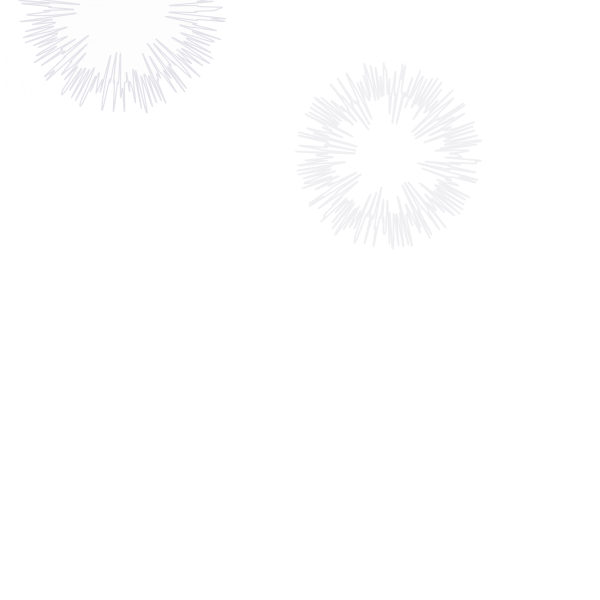
Frame 1 (no input)
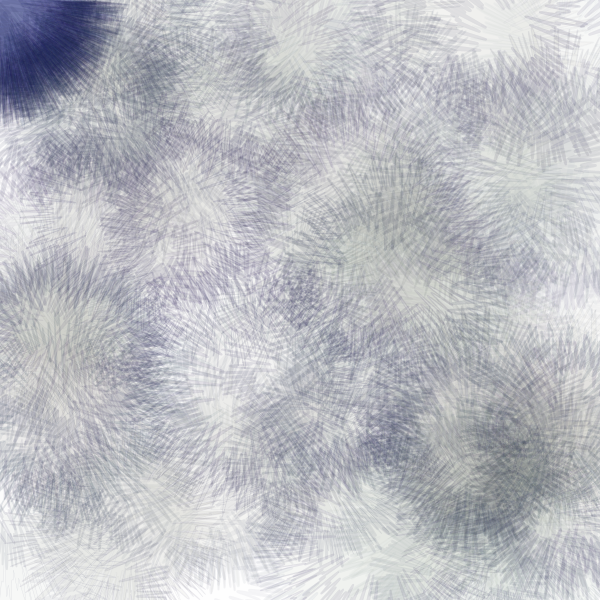
Frame 60 (the mouse pressed at the canvas centre just before this capture)
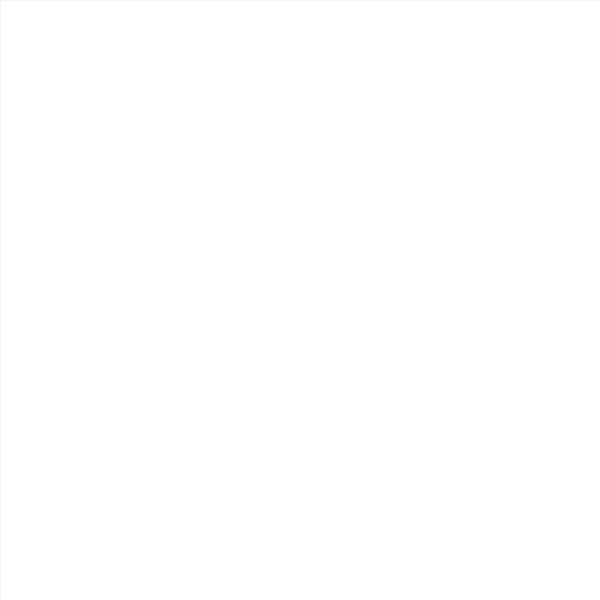
Frame 120 (the mouse held since frame 60 and released just before this capture)

The Processing sketch that drew these frames (run headless with seeded random() and noise(); from frame 60 on, the mouse is pressed at the canvas centre):

// Processing sketch: processing_119274
// ── processing_119274.pde

/*
1030 class wrong way to draw a circle
random filling the canvas
and some of the flower will follow the mouse
press mouse to clear the canvas

by kokfu lok
*/
void setup() {
  size(600, 600);
  //noLoop();
  background(255); 
  frameRate(5);
}

void draw() {
 flower(random(width),random(height),random(15));
  flower(random(width),random(height),random(15));
  flower(mouseX,mouseY,random(255));
 if (mousePressed==true){
    fill(255);
   rect(0,0,width,height);}

  
}
 void flower(float centX,float centY,float color1){
 // strokeWeight(5); 
  float radius = random(50,100); 
  //stroke(0, 30); 
//  noFill(); 
  //ellipse(centX, centY, radius*2, radius*2);
  // draw the filled circle using "shape"
  
  float x, y; 
  float noiseval = random(10);
  float radVariance, thisRadius, rad;
  stroke(20, random(50), 70,random(5,30));
   strokeWeight(random(0.1,3));
  beginShape();
  fill(random(50),30 , color1, random(10));
  for (float ang=0; ang<=360; ang+=1) { 
    noiseval += 1; 
    radVariance=30*customNoise(noiseval);
    thisRadius = radius+radVariance; 
    rad = radians(ang); 
    x = centX + (thisRadius * cos(rad)); 
    y = centY + (thisRadius * sin(rad)); 
   
   curveVertex(x, y);
  }
  endShape(CLOSE);

}
// customed noise function
float customNoise(float value) {
  int count = int(value%12);
  float retValue=pow(sin(value), count);
  return retValue;
  }
